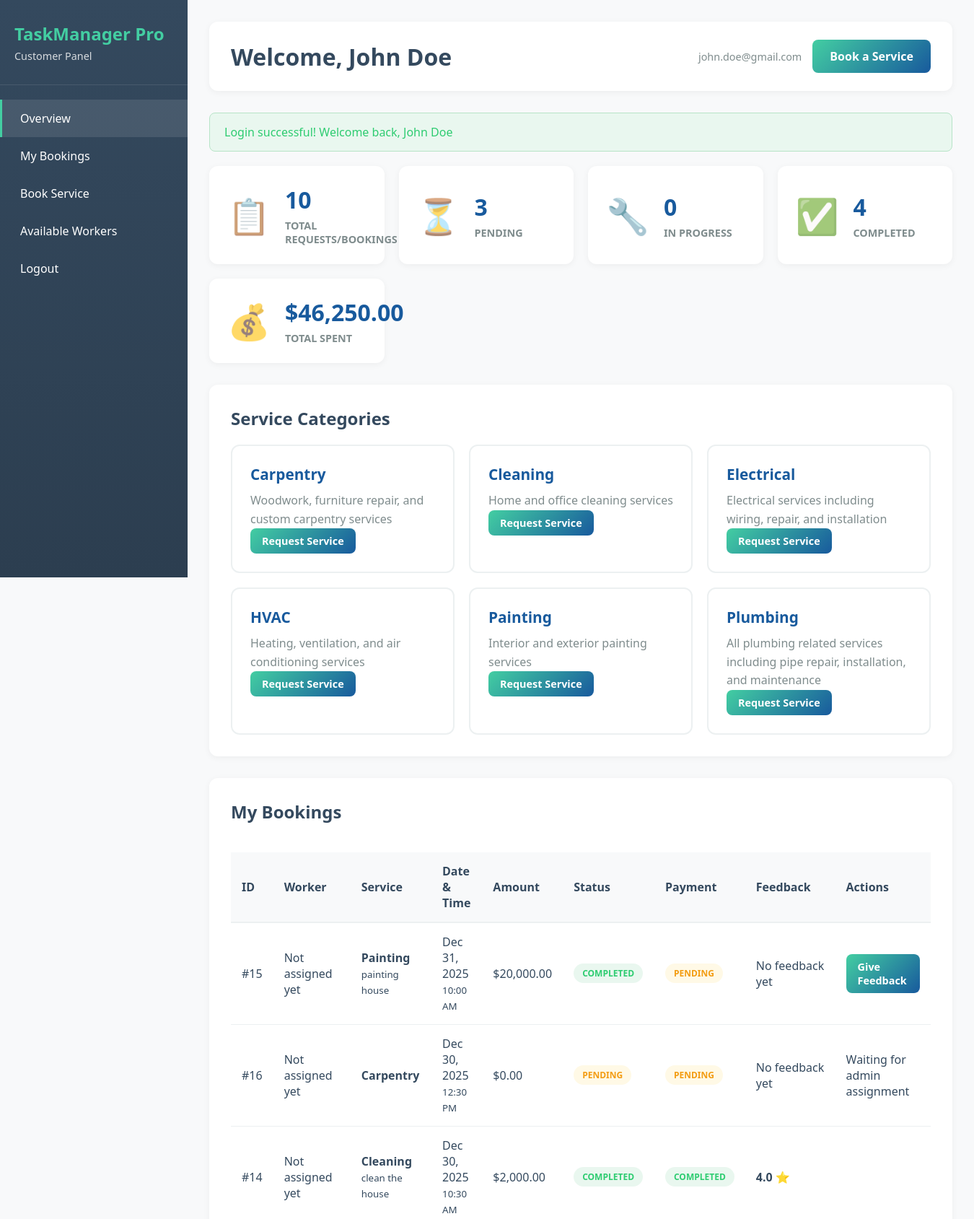
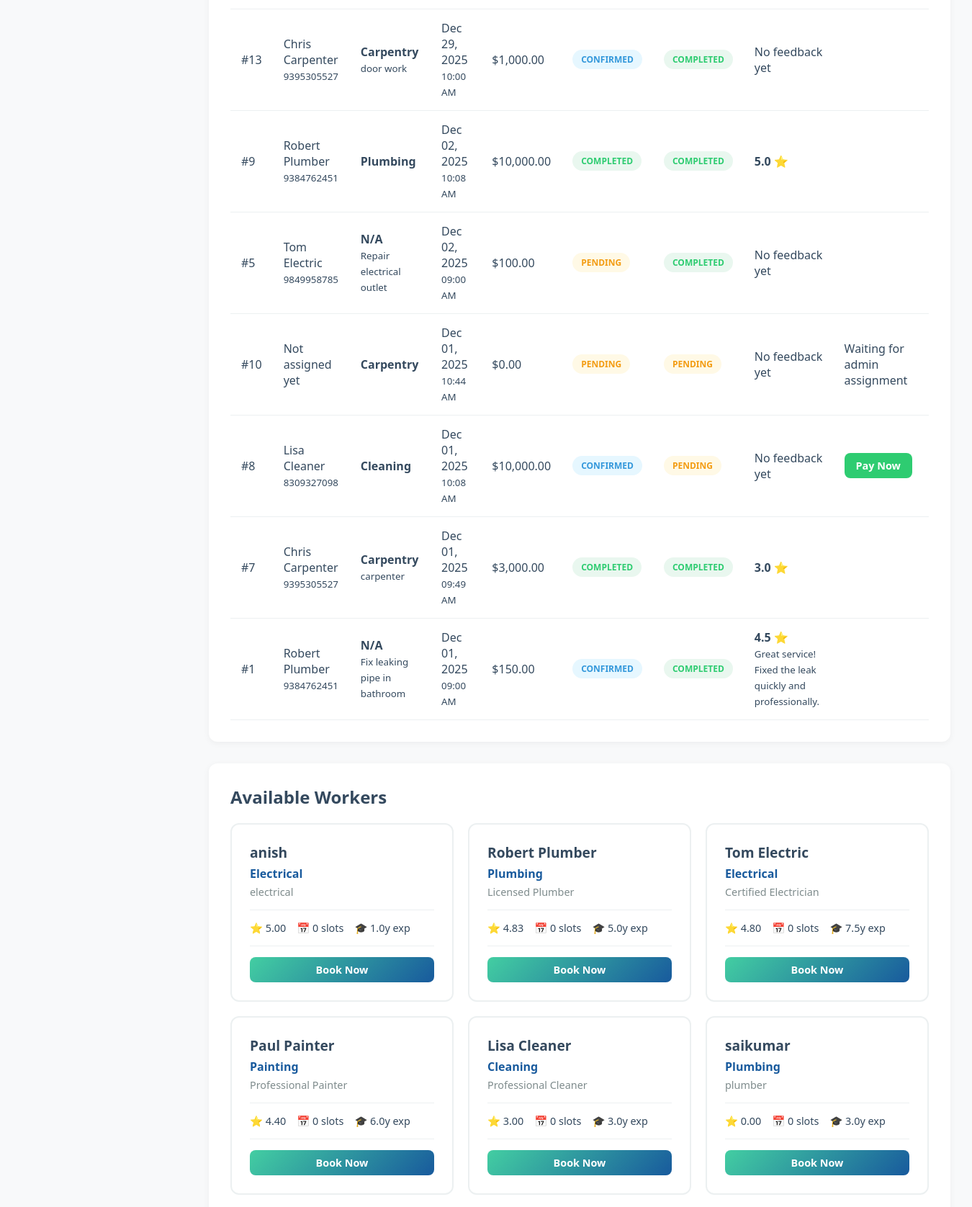
Page /root/dashboard.php (signed in, upper part) on the committed database (2 pictures, top to bottom).
### tables this page shows
CREATE TABLE `service_category` (
  `category_id` int(11) NOT NULL,
  `category_name` varchar(100) NOT NULL,
  `description` text DEFAULT NULL,
  `managed_by` int(11) DEFAULT NULL,
  `created_at` timestamp NOT NULL DEFAULT current_timestamp(),
  `updated_at` timestamp NOT NULL DEFAULT current_timestamp() ON UPDATE current_timestamp()
);

CREATE TABLE `booking` (
  `booking_id` int(11) NOT NULL,
  `customer_id` int(11) NOT NULL,
  `worker_id` int(11) DEFAULT NULL,
  `category_id` int(11) DEFAULT NULL,
  `slot_id` int(11) DEFAULT NULL,
  `service_description` text DEFAULT NULL,
  `booking_date` timestamp NOT NULL DEFAULT current_timestamp(),
  `service_date` date DEFAULT NULL,
  `service_time` time DEFAULT NULL,
  `status` enum('pending','confirmed','in_progress','completed','cancelled') DEFAULT 'pending',
  `total_amount` decimal(10,2) DEFAULT 0.00,
  `created_at` timestamp NOT NULL DEFAULT current_timestamp(),
  `updated_at` timestamp NOT NULL DEFAULT current_timestamp() ON UPDATE current_timestamp()
);

CREATE TABLE `payment` (
  `payment_id` int(11) NOT NULL,
  `booking_id` int(11) NOT NULL,
  `payment_method` enum('cash','credit_card','debit_card','upi','net_banking') NOT NULL,
  `amount` decimal(10,2) NOT NULL,
  `status` enum('pending','completed','failed','refunded') DEFAULT 'pending',
  `payment_date` timestamp NOT NULL DEFAULT current_timestamp(),
  `transaction_id` varchar(100) DEFAULT NULL,
  `created_at` timestamp NOT NULL DEFAULT current_timestamp(),
  `updated_at` timestamp NOT NULL DEFAULT current_timestamp() ON UPDATE current_timestamp()
);

CREATE TABLE `feedback` (
  `feedback_id` int(11) NOT NULL,
  `booking_id` int(11) NOT NULL,
  `rating` decimal(3,2) NOT NULL,
  `comments` text DEFAULT NULL,
  `feedback_date` timestamp NOT NULL DEFAULT current_timestamp(),
  `created_at` timestamp NOT NULL DEFAULT current_timestamp(),
  `updated_at` timestamp NOT NULL DEFAULT current_timestamp() ON UPDATE current_timestamp()
);

CREATE TABLE `worker` (
  `worker_id` int(11) NOT NULL,
  `worker_name` varchar(100) NOT NULL,
  `email` varchar(100) NOT NULL,
  `phone_no` varchar(20) NOT NULL,
  `password` varchar(255) NOT NULL,
  `skill_type` varchar(100) DEFAULT NULL,
  `experience_years` decimal(4,1) DEFAULT 0.0,
  `availability_status` enum('available','busy','offline') DEFAULT 'available',
  `rating` decimal(3,2) DEFAULT 0.00,
  `street` varchar(255) DEFAULT NULL,
  `city` varchar(100) DEFAULT NULL,
  `pincode` varchar(10) DEFAULT NULL,
  `category_id` int(11) DEFAULT NULL,
  `assigned_by` int(11) DEFAULT NULL,
  `created_at` timestamp NOT NULL DEFAULT current_timestamp(),
  `updated_at` timestamp NOT NULL DEFAULT current_timestamp() ON UPDATE current_timestamp()
);

### includes/config.php (called while the page is built, shortened)
<?php
function getUserId() {
    return $_SESSION['user_id'] ?? null;
}
function getUserName() {
    return $_SESSION['user_name'] ?? 'Guest';
}
function formatCurrency($amount) {
    return '$' . number_format($amount, 2);
}
function formatDate($date) {
    return date('M d, Y', strtotime($date));
}
function getSuccess() {
    if (isset($_SESSION['success'])) {
        $msg = $_SESSION['success'];
        return $msg;
    }
    return null;
}
?>

### customer/customer_dashboard.php (the view, shortened to what this page needs)
<?php
$conn = getDBConnection();
$customer_id = getUserId();
$bookings = $conn->query("
    SELECT b.*, w.worker_name, w.phone_no AS worker_phone, w.email AS worker_email,
           sc.category_name, p.status AS payment_status,
           f.rating AS feedback_rating, f.comments AS feedback_comments
    FROM booking b
    LEFT JOIN worker w ON b.worker_id = w.worker_id
    LEFT JOIN service_category sc ON b.category_id = sc.category_id
    LEFT JOIN payment p ON b.booking_id = p.booking_id
    LEFT JOIN feedback f ON b.booking_id = f.booking_id
    WHERE b.customer_id = $customer_id
    ORDER BY b.service_date DESC, b.service_time DESC
")->fetch_all(MYSQLI_ASSOC);
$available_workers = $conn->query("
    SELECT w.*, sc.category_name,
           (SELECT COUNT(*) FROM availability a WHERE a.worker_id = w.worker_id AND a.status = 'available' AND a.available_date >= CURDATE()) as available_slots
    FROM worker w
    LEFT JOIN service_category sc ON w.category_id = sc.category_id
    WHERE w.availability_status = 'available'
    ORDER BY w.rating DESC
")->fetch_all(MYSQLI_ASSOC);
$categories = $conn->query("SELECT * FROM service_category ORDER BY category_name")->fetch_all(MYSQLI_ASSOC);
$stats = [];
$stats['total_bookings'] = count($bookings);
$stats['pending'] = count(array_filter($bookings, fn($b) => $b['status'] === 'pending'));
$stats['in_progress'] = count(array_filter($bookings, fn($b) => $b['status'] === 'in_progress'));
$stats['completed'] = count(array_filter($bookings, fn($b) => $b['status'] === 'completed'));
$stats['total_spent'] = array_sum(array_map(fn($b) => $b['total_amount'], $bookings));
?>
<!DOCTYPE html>
<html lang="en">
<head>
    <link rel="stylesheet" href="../css/base.css">
    <link rel="stylesheet" href="../css/dashboard.css">
    <link rel="stylesheet" href="../css/tables.css">
    <link rel="stylesheet" href="../css/components.css">
</head>
<body>
    <div class="dashboard-container">
        <aside class="sidebar">
            <div class="sidebar-header">
                <h2><?php echo SITE_NAME; ?></h2>
                <p class="user-role">Customer Panel</p>
            </div>
            <nav class="sidebar-nav">
                <a href="#overview" class="nav-item active">Overview</a>
                <a href="#bookings" class="nav-item">My Bookings</a>
                <a href="#book-service" class="nav-item">Book Service</a>
                <a href="#workers" class="nav-item">Available Workers</a>
                <a href="../root/logout.php" class="nav-item">Logout</a>
            </nav>
        </aside>
        <main class="dashboard-main">
            <header class="dashboard-header">
                <h1>Welcome, <?php echo getUserName(); ?></h1>
                <div class="header-actions">
                    <span class="user-email"><?php echo $_SESSION['user_email']; ?></span>
                    <a href="../customer/create_booking.php" class="btn btn-primary">Book a Service</a>
                </div>
            </header>
            <?php if ($msg = getSuccess()): ?>
                <div class="alert alert-success"><?php echo $msg; ?></div>
            <?php endif; ?>
            <div class="stats-grid">
                <div class="stat-card">
                    <div class="stat-icon">📋</div>
                    <div class="stat-info">
                        <h3><?php echo $stats['total_bookings']; ?></h3>
                        <p>Total Requests/Bookings</p>
                    </div>
                </div>
                <div class="stat-card">
                    <div class="stat-icon">⏳</div>
                    <div class="stat-info">
                        <h3><?php echo $stats['pending']; ?></h3>
                        <p>Pending</p>
                    </div>
                </div>
                <div class="stat-card">
                    <div class="stat-icon">🔧</div>
                    <div class="stat-info">
                        <h3><?php echo $stats['in_progress']; ?></h3>
                        <p>In Progress</p>
                    </div>
                </div>
                <div class="stat-card">
                    <div class="stat-icon">✅</div>
                    <div class="stat-info">
                        <h3><?php echo $stats['completed']; ?></h3>
                        <p>Completed</p>
                    </div>
                </div>
                <div class="stat-card">
                    <div class="stat-icon">💰</div>
                    <div class="stat-info">
                        <h3><?php echo formatCurrency($stats['total_spent']); ?></h3>
                        <p>Total Spent</p>
                    </div>
                </div>
            </div>
            <section class="dashboard-section" id="book-service">
                <h2>Service Categories</h2>
                <div class="categories-grid">
                    <?php foreach ($categories as $category): ?>
                        <div class="category-card">
                            <h3><?php echo htmlspecialchars($category['category_name']); ?></h3>
                            <p><?php echo htmlspecialchars($category['description']); ?></p>
                            <a href="../customer/create_booking.php?category=<?php echo $category['category_id']; ?>" class="btn btn-sm btn-primary">Request Service</a>
                        </div>
                    <?php endforeach; ?>
                </div>
            </section>
            <section class="dashboard-section" id="bookings">
                <h2>My Bookings</h2>
                <div class="table-container">
                    <table class="data-table">
                        <thead>
                            <tr>
                                <th>ID</th>
                                <th>Worker</th>
                                <th>Service</th>
                                <th>Date & Time</th>
                                <th>Amount</th>
                                <th>Status</th>
                                <th>Payment</th>
                        <th>Feedback</th>
                        <th>Actions</th>
                            </tr>
                        </thead>
                        <tbody>
                            <?php foreach ($bookings as $booking): ?>
                                <tr>
                                    <td>#<?php echo $booking['booking_id']; ?></td>
                                    <td>
                                        <?php if ($booking['worker_id']): ?>
                                            <?php echo htmlspecialchars($booking['worker_name']); ?><br>
                                            <small><?php echo htmlspecialchars($booking['worker_phone']); ?></small>
                                        <?php else: ?>
                                            <span class="text-muted">Not assigned yet</span>
                                        <?php endif; ?>
                                    </td>
                                    <td>
                                        <strong><?php echo htmlspecialchars($booking['category_name'] ?? 'N/A'); ?></strong><br>
                                        <small><?php echo htmlspecialchars($booking['service_description'] ?? ''); ?></small>
                                    </td>
                                    <td>
                                        <?php echo formatDate($booking['service_date']); ?><br>
                                        <small><?php echo date('h:i A', strtotime($booking['service_time'])); ?></small>
                                    </td>
                                    <td><?php echo formatCurrency($booking['total_amount']); ?></td>
                                    <td><span class="badge badge-<?php echo $booking['status']; ?>"><?php echo ucfirst($booking['status']); ?></span></td>
                                    <td><span class="badge badge-<?php echo $booking['payment_status'] ?? 'pending'; ?>"><?php echo ucfirst($booking['payment_status'] ?? 'Pending'); ?></span></td>
                                    <td>
                                        <?php if ($booking['feedback_rating']): ?>
                                            <strong><?php echo number_format($booking['feedback_rating'], 1); ?> ⭐</strong><br>
                                            <small><?php echo nl2br(htmlspecialchars($booking['feedback_comments'] ?? '')); ?></small>
                                        <?php else: ?>
                                            <span class="text-muted">No feedback yet</span>
                                        <?php endif; ?>
                                    </td>
                                    <td>
                                        <?php if ($booking['status'] === 'pending' && !$booking['worker_id']): ?>
                                            <span class="text-muted">Waiting for admin assignment</span>
                                        <?php elseif ($booking['status'] === 'completed' && !$booking['feedback_rating']): ?>
                                            <a href="../customer/give_feedback.php?id=<?php echo $booking['booking_id']; ?>" class="btn btn-sm btn-primary">Give Feedback</a>
                                        <?php elseif ($booking['payment_status'] !== 'completed' && $booking['worker_id'] && $booking['total_amount'] > 0): ?>
                                            <a href="../customer/make_payment.php?id=<?php echo $booking['booking_id']; ?>" class="btn btn-sm btn-success">Pay Now</a>
                                        <?php endif; ?>
                                    </td>
                                </tr>
                            <?php endforeach; ?>
                        </tbody>
                    </table>
                </div>
            </section>
            <section class="dashboard-section" id="workers">
                <h2>Available Workers</h2>
                <div class="workers-grid">
                    <?php foreach ($available_workers as $worker): ?>
                        <div class="worker-card">
                            <h3><?php echo htmlspecialchars($worker['worker_name']); ?></h3>
                            <p class="worker-category"><?php echo htmlspecialchars($worker['category_name'] ?? 'N/A'); ?></p>
                            <p class="worker-skill"><?php echo htmlspecialchars($worker['skill_type']); ?></p>
                            <div class="worker-stats">
                                <span>⭐ <?php echo number_format($worker['rating'], 2); ?></span>
                                <span>📅 <?php echo $worker['available_slots']; ?> slots</span>
                                <span>🎓 <?php echo $worker['experience_years']; ?>y exp</span>
                            </div>
                            <a href="../customer/create_booking.php?worker=<?php echo $worker['worker_id']; ?>" class="btn btn-sm btn-primary btn-block">Book Now</a>
                        </div>
                    <?php endforeach; ?>
                </div>
            </section>
        </main>
    </div>
</body>
</html>

### rows in the picture
service_category: category_name "Carpentry", description "Woodwork, furniture repair, and custom carpentry services"
service_category: category_name "Cleaning", description "Home and office cleaning services"
service_category: category_name "Electrical", description "Electrical services including wiring, repair, and installation"
service_category: category_name "HVAC", description "Heating, ventilation, and air conditioning services"
service_category: category_name "Painting", description "Interior and exterior painting services"
service_category: category_name "Plumbing", description "All plumbing related services including pipe repair, installation, and maintenance"
booking: booking_id "15", shows "Not assigned yet", category.category_name "Painting", service_description "painting house", service_date "Dec 31, 2025", service_time "10:00 AM", total_amount "$20,000.00", status "COMPLETED", payment_status "PENDING", shows "No feedback yet"
booking: booking_id "16", shows "Not assigned yet", category.category_name "Carpentry", service_date "Dec 30, 2025", service_time "12:30 PM", total_amount "$0.00", status "PENDING", payment_status "PENDING", shows "No feedback yet", shows "Waiting for admin assignment"
booking: booking_id "14", shows "Not assigned yet", category.category_name "Cleaning", service_description "clean the house", service_date "Dec 30, 2025", service_time "10:30 AM", total_amount "$2,000.00", status "COMPLETED", payment.status "COMPLETED", feedback.rating "4.0"
booking: booking_id "13", worker.worker_name "Chris Carpenter", worker.phone_no "9395305527", category.category_name "Carpentry", service_description "door work", service_date "Dec 29, 2025", service_time "10:00 AM", total_amount "$1,000.00", status "CONFIRMED", payment.status "COMPLETED", shows "No feedback yet"
booking: booking_id "9", worker.worker_name "Robert Plumber", worker.phone_no "9384762451", category.category_name "Plumbing", service_date "Dec 02, 2025", service_time "10:08 AM", total_amount "$10,000.00", status "COMPLETED", payment.status "COMPLETED", feedback.rating "5.0"
booking: booking_id "5", worker.worker_name "Tom Electric", worker.phone_no "9849958785", category_name "N/A", service_description "Repair electrical outlet", service_date "Dec 02, 2025", service_time "09:00 AM", total_amount "$100.00", status "PENDING", payment.status "COMPLETED", shows "No feedback yet"
booking: booking_id "10", shows "Not assigned yet", category.category_name "Carpentry", service_date "Dec 01, 2025", service_time "10:44 AM", total_amount "$0.00", status "PENDING", payment_status "PENDING", shows "No feedback yet", shows "Waiting for admin assignment"
booking: booking_id "8", worker.worker_name "Lisa Cleaner", worker.phone_no "8309327098", category.category_name "Cleaning", service_date "Dec 01, 2025", service_time "10:08 AM", total_amount "$10,000.00", status "CONFIRMED", payment_status "PENDING", shows "No feedback yet"
booking: booking_id "7", worker.worker_name "Chris Carpenter", worker.phone_no "9395305527", category.category_name "Carpentry", service_description "carpenter", service_date "Dec 01, 2025", service_time "09:49 AM", total_amount "$3,000.00", status "COMPLETED", payment.status "COMPLETED", feedback.rating "3.0"
booking: booking_id "1", worker.worker_name "Robert Plumber", worker.phone_no "9384762451", category_name "N/A", service_description "Fix leaking pipe in bathroom", service_date "Dec 01, 2025", service_time "09:00 AM", total_amount "$150.00", status "CONFIRMED", payment.status "COMPLETED", feedback.rating "4.5", feedback.comments "Great service! Fixed the leak quickly and professionally."
worker: worker_name "anish", category.category_name "Electrical", skill_type "electrical", rating "5.00", available_slots "0", experience_years "1.0"
worker: worker_name "Robert Plumber", category.category_name "Plumbing", skill_type "Licensed Plumber", rating "4.83", available_slots "0", experience_years "5.0"
worker: worker_name "Tom Electric", category.category_name "Electrical", skill_type "Certified Electrician", rating "4.80", available_slots "0", experience_years "7.5"
worker: worker_name "Paul Painter", category.category_name "Painting", skill_type "Professional Painter", rating "4.40", available_slots "0", experience_years "6.0"
worker: worker_name "Lisa Cleaner", category.category_name "Cleaning", skill_type "Professional Cleaner", rating "3.00", available_slots "0", experience_years "3.0"
worker: worker_name "saikumar", category.category_name "Plumbing", skill_type "plumber", rating "0.00", available_slots "0", experience_years "3.0"

### other values in the picture
SITE_NAME "TaskManager Pro"
getUserName() "John Doe"
$_SESSION['user_email'] "john.doe@gmail.com"
$msg "Login successful! Welcome back, John Doe"
$stats['total_bookings'] "10"
$stats['pending'] "3"
$stats['in_progress'] "0"
$stats['completed'] "4"
formatCurrency($stats['total_spent']) "$46,250.00"
